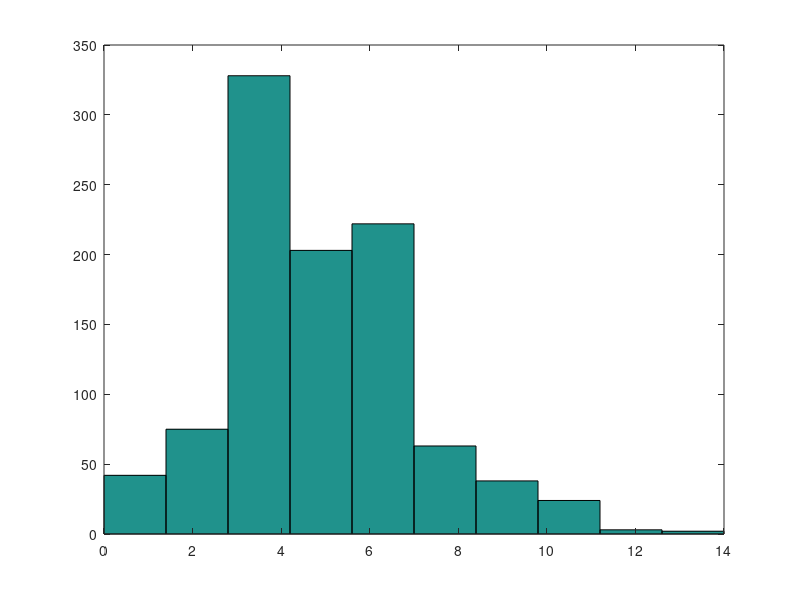

The MATLAB source for this figure:
lambda =10;
p=0.5;
sonuc = [0,0,0];
tura=0;
for i=1:1000
    M = poissrnd(lambda);
    %%--------------------------
    for k=1:M
        coin = rand;
        if(coin < p)
            %Tura
            tura=tura+1;
        else
            %YAzi
        end
    end
    %%--------------------------
    sonuc(1,i)=tura;
    tura=0;
end
hist(sonuc)